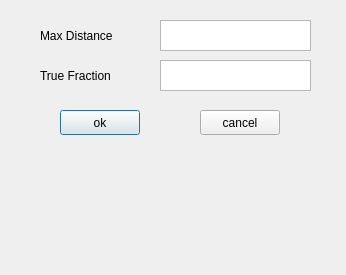
<?xml version="1.0" encoding="UTF-8"?>
<ui version="4.0">
 <class>PeptML</class>
 <widget class="QDialog" name="PeptML">
  <property name="geometry">
   <rect>
    <x>0</x>
    <y>0</y>
    <width>346</width>
    <height>275</height>
   </rect>
  </property>
  <property name="windowTitle">
   <string>Pept-ML</string>
  </property>
  <widget class="QPushButton" name="ok_button">
   <property name="geometry">
    <rect>
     <x>60</x>
     <y>110</y>
     <width>80</width>
     <height>25</height>
    </rect>
   </property>
   <property name="text">
    <string>ok</string>
   </property>
  </widget>
  <widget class="QPushButton" name="cancel_button">
   <property name="geometry">
    <rect>
     <x>200</x>
     <y>110</y>
     <width>80</width>
     <height>25</height>
    </rect>
   </property>
   <property name="text">
    <string>cancel</string>
   </property>
  </widget>
  <widget class="QTextEdit" name="max_distance">
   <property name="geometry">
    <rect>
     <x>160</x>
     <y>20</y>
     <width>151</width>
     <height>31</height>
    </rect>
   </property>
  </widget>
  <widget class="QLabel" name="label">
   <property name="geometry">
    <rect>
     <x>40</x>
     <y>20</y>
     <width>111</width>
     <height>31</height>
    </rect>
   </property>
   <property name="text">
    <string>Max Distance</string>
   </property>
  </widget>
  <widget class="QTextEdit" name="true_fraction">
   <property name="geometry">
    <rect>
     <x>160</x>
     <y>60</y>
     <width>151</width>
     <height>31</height>
    </rect>
   </property>
  </widget>
  <widget class="QLabel" name="label_2">
   <property name="geometry">
    <rect>
     <x>40</x>
     <y>60</y>
     <width>111</width>
     <height>31</height>
    </rect>
   </property>
   <property name="text">
    <string>True Fraction</string>
   </property>
  </widget>
 </widget>
 <resources/>
 <connections/>
</ui>
